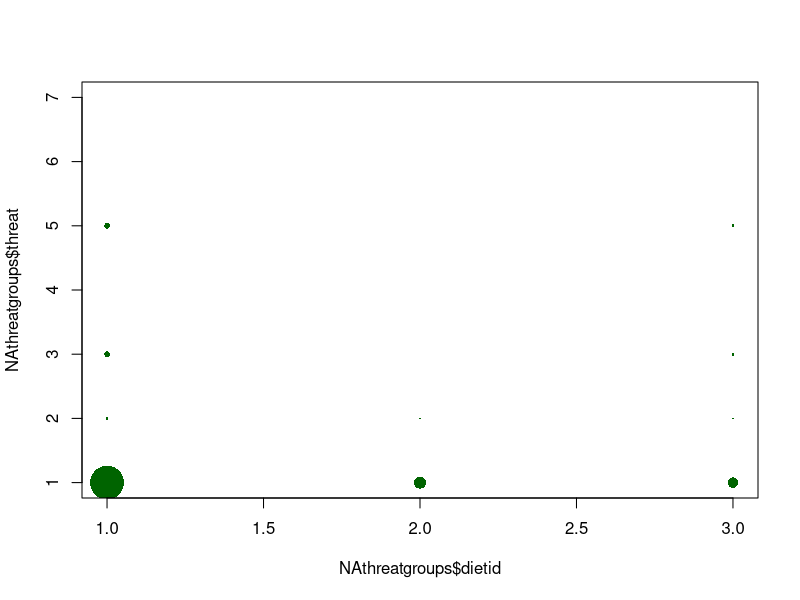
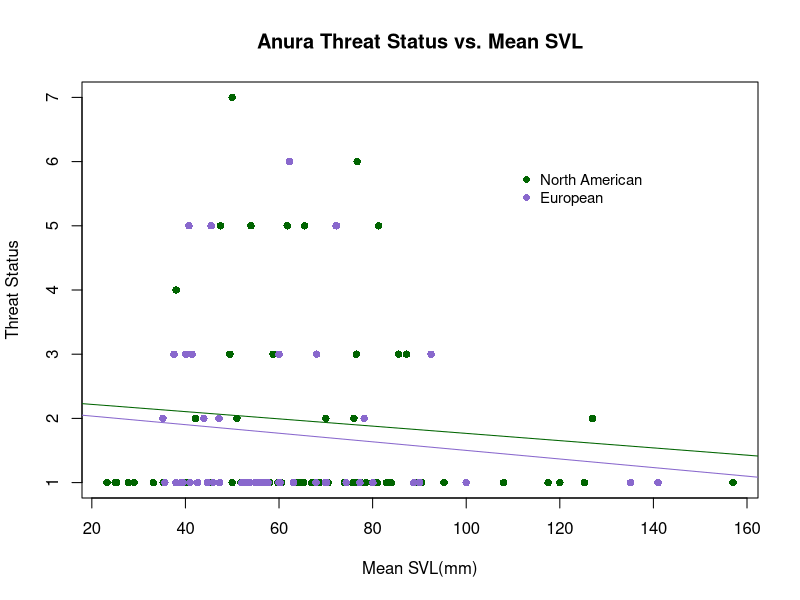
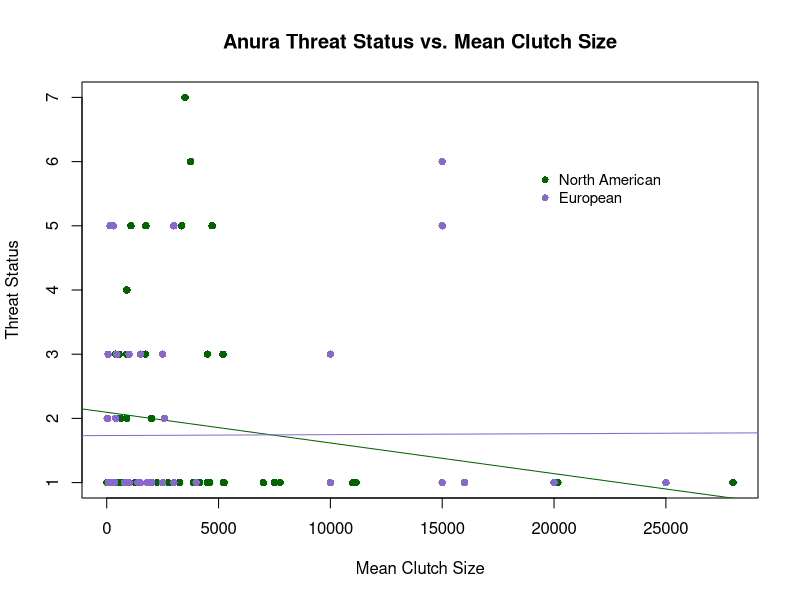
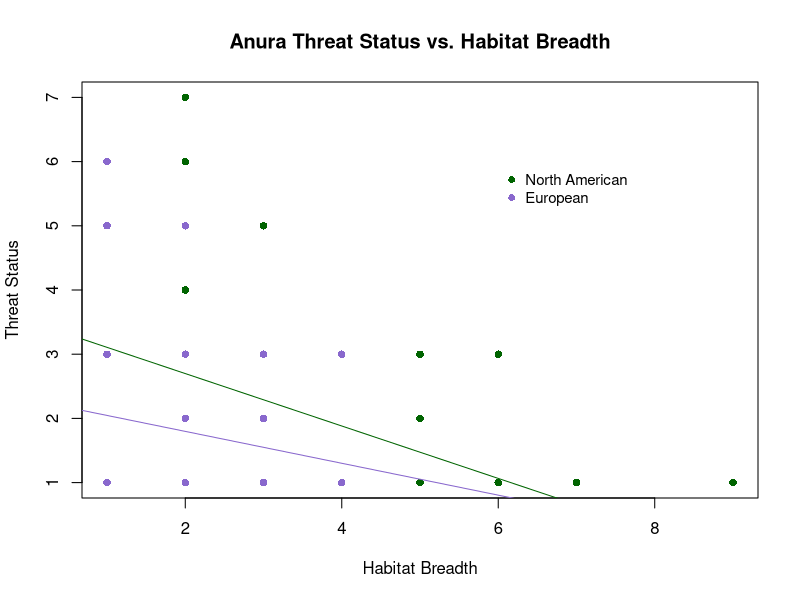
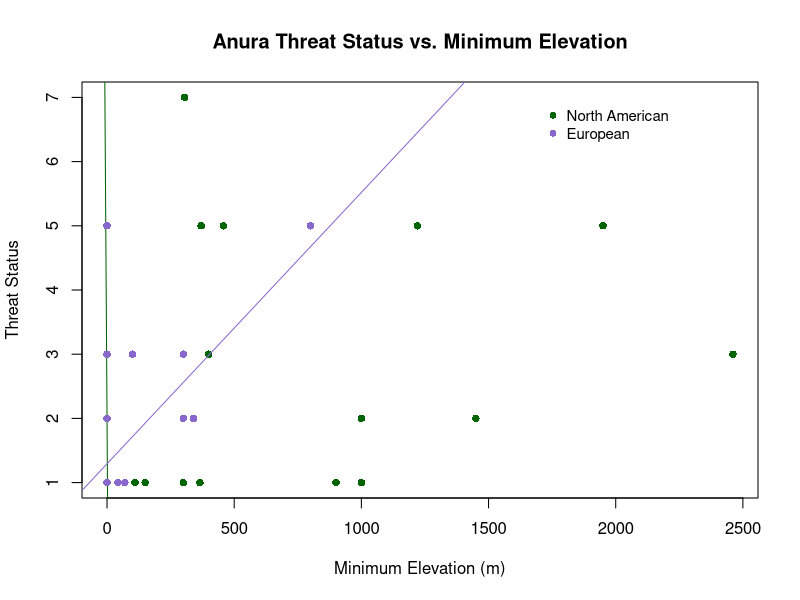
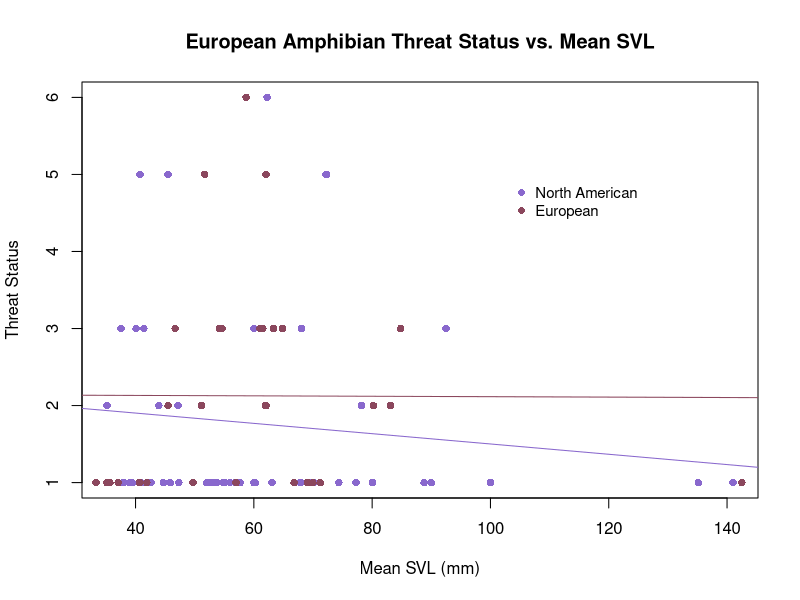
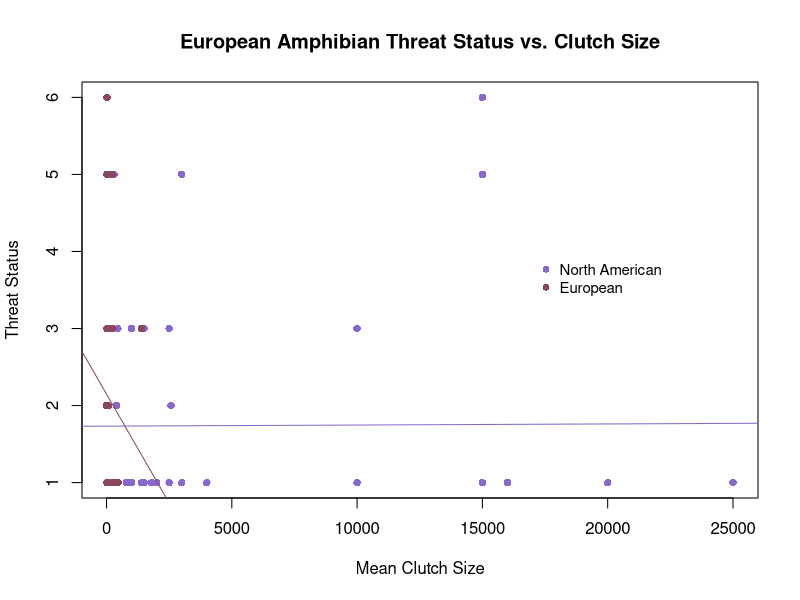
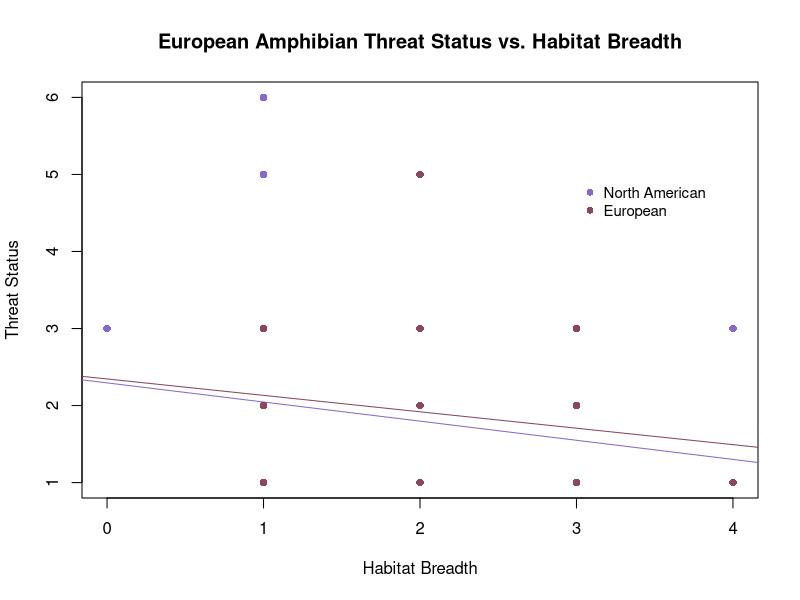

Here is the R script that generated these plots, in order: (Note: this script raises an error after producing the figures.)
# ENEC 395 Undergraduate Research 
# Alicia Wood
# 3/20/17
# Correlates of Extinction Risk in European and North American Amphibians


### Setting my working directory to the folder where all of my data and code are stored

setwd('~/Desktop/Extinction-Risk')

library(dplyr)
library(tidyr)

### Reading in raw data files


NAfrogs = read.table("NorthAmericanFrogs.txt", header=T, sep = '\t', quote = "\"")
NApaired = read.table("NorthAmericanFrogsPaired.txt", header=T, sep='\t', quote = "\"")
EuroAmphib = read.table("EuropeanAmphibians.txt", header=T, sep = '\t', quote = "\"", 
                        na.strings = "DD")
Taxonomy = read.table("Taxonomy.txt", header=T, sep = '\t', quote = "\"")


### Simplifying and preparing data for analysis


#Creating Habitat Breadth columns in both datasets
EuroAmphib$Forest <- apply(EuroAmphib[,c(123:131)], 1, sum)
EuroAmphib$Forest[EuroAmphib$Forest > 0] <- 1
EuroAmphib$Savanna <- apply(EuroAmphib[,c(132:133)], 1, sum)
EuroAmphib$Savanna[EuroAmphib$Savanna > 0] <- 1
EuroAmphib$Shrubland <- apply(EuroAmphib[,c(134:141)], 1, sum)
EuroAmphib$Shrubland[EuroAmphib$Shrubland > 0] <- 1
EuroAmphib$Grassland <- apply(EuroAmphib[,c(142:148)], 1, sum)
EuroAmphib$Grassland[EuroAmphib$Grassland > 0] <- 1
EuroAmphib$Wetlands <- apply(EuroAmphib[,c(149:164)], 1, sum)
EuroAmphib$Wetlands[EuroAmphib$Wetlands > 0] <- 1
EuroAmphib$RockyAreas[EuroAmphib$Habitat_RockyAreas_inland_cliffs_moutain_peaks == 1] <- 1
EuroAmphib$RockyAreas[EuroAmphib$Habitat_RockyAreas_inland_cliffs_moutain_peaks == 0] <- 0
EuroAmphib$Caves <- apply(EuroAmphib[,c(166:167)], 1, sum)
EuroAmphib$Caves[EuroAmphib$Caves > 0] <- 1
EuroAmphib$Deserts <- apply(EuroAmphib[,c(168:170)], 1, sum)
EuroAmphib$Deserts[EuroAmphib$Deserts > 0] <- 1
EuroAmphib$ArtificialTerrestrial <- apply(EuroAmphib[,c(171:176)], 1, sum)
EuroAmphib$ArtificialTerrestrial[EuroAmphib$ArtificialTerrestrial > 0] <- 1
EuroAmphib$Other[EuroAmphib$Habitat_Other_dunes == 1] <- 1
EuroAmphib$Other[EuroAmphib$Habitat_Other_dunes == 0] <- 0

EuroAmphib$HabitatBreadth <- apply(EuroAmphib[,c(255:264)], 1, sum)
NAfrogs$HabitatBreadth <- apply(NAfrogs[,c(22:33)], 1, sum)

#Condensing mean max and min Clutch Size into 1 mean Clutch Size column for NA dataset
NAfrogs$ClutchSize <- ifelse(is.na(NAfrogs$MeanClutchSize), ifelse(is.na(NAfrogs$MaxClutchSize), 
                      ifelse(is.na(NAfrogs$MinClutchSize), NA, NAfrogs$MinClutchSize),
                      ifelse(is.na(NAfrogs$MinClutchSize), NAfrogs$MaxClutchSize, 
                      rowMeans(NAfrogs[,c("MinClutchSize", "MaxClutchSize")]))), 
                      NAfrogs$MeanClutchSize)
#Europe dataset already in 1 column named number_of_eggs_or_offspring

#Simplifying NAfrogs SVL data into 1 Mean SVL column
NAfrogs$SVLunspecified <- ifelse(is.na(NAfrogs$MeanSVL_Unspecified_mm), 
                                 ifelse(is.na(NAfrogs$MaxSVL_Unspecified_mm),
                                        ifelse(is.na(NAfrogs$MinSVL_Unspecified_mm), NA, 
                                               NAfrogs$MinSVL_Unspecified_mm), 
                                        ifelse(is.na(NAfrogs$MinSVL_Unspecified_mm), 
                                               NAfrogs$MaxSVL_Unspecified_mm, 
                                               rowMeans(NAfrogs[,c("MinSVL_Unspecified_mm", 
                                                                   "MaxSVL_Unspecified_mm")]))), 
                                 NAfrogs$MeanSVL_Unspecified_mm)
NAfrogs$SVLfemale <- ifelse(is.na(NAfrogs$MeanSVL_Female_mm), 
                            ifelse(is.na(NAfrogs$MaxSVL_Female_mm), 
                                   ifelse(is.na(NAfrogs$MinSVL_Female_mm), NA, 
                                          NAfrogs$MinSVL_Female_mm), 
                                   ifelse(is.na(NAfrogs$MinSVL_Female_mm), 
                                          NAfrogs$MaxSVL_Female_mm, 
                                          rowMeans(NAfrogs[,c("MinSVL_Female_mm", 
                                                              "MaxSVL_Female_mm")]))), 
                            NAfrogs$MeanSVL_Female_mm)
NAfrogs$SVLmale <- ifelse(is.na(NAfrogs$MeanSVL_Male_mm), 
                          ifelse(is.na(NAfrogs$MaxSVL_Male_mm), 
                                 ifelse(is.na(NAfrogs$MinSVL_Male_mm), NA, 
                                        NAfrogs$MinSVL_Male_mm), 
                                 ifelse(is.na(NAfrogs$MinSVL_Male_mm), NAfrogs$MaxSVL_Male_mm, 
                                        rowMeans(NAfrogs[,c("MinSVL_Male_mm", 
                                                            "MaxSVL_Male_mm")]))), 
                          NAfrogs$MeanSVL_Male_mm)
NAfrogs$SVLMFmean <- rowMeans(NAfrogs[,c("SVLfemale", "SVLmale")])
NAfrogs$SVL <- ifelse(!is.na(NAfrogs$SVLunspecified) & !is.na(NAfrogs$SVLfemale) & 
                        !is.na(NAfrogs$SVLmale), rowMeans(NAfrogs[,c("SVLunspecified", 
                                                                     "SVLMFmean")]), 
                      ifelse(is.na(NAfrogs$SVLunspecified), 
                             ifelse(is.na(NAfrogs$SVLfemale), 
                                    ifelse(is.na(NAfrogs$SVLmale), NA, NAfrogs$SVLmale), 
                                    ifelse(is.na(NAfrogs$SVLmale), NAfrogs$SVLfemale, 
                                           NAfrogs$SVLMFmean)), NAfrogs$SVLunspecified))
#Mean SVL alredy in 1 column in Euro dastaset named SVL_unspecified_mm


### Organizing Threat Data


# Creating threat binary column in the European Dataset
EuroAmphib$ThreatBinary <- NA
EuroAmphib$ThreatBinary[EuroAmphib$IUCN_Status_Vulnerable == 1 | 
                          EuroAmphib$IUCN_Status_Endangered == 1 | 
                          EuroAmphib$IUCN_Status_NearThreatened == 1 | 
                          EuroAmphib$IUCN_Status_CriticallyEndangered == 1] <- 1
EuroAmphib$ThreatBinary[EuroAmphib$IUCN_Status_LeastConcern == 1] <- 0
# Creating Continuous Threat Status Values in European Dataset
EuroAmphib$threat[EuroAmphib$IUCN_Status_LeastConcern == 1] <- 1
EuroAmphib$threat[EuroAmphib$IUCN_Status_Vulnerable == 1] <- 2
EuroAmphib$threat[EuroAmphib$IUCN_Status_NearThreatened == 1] <- 3
EuroAmphib$threat[EuroAmphib$IUCN_Status_Endangered == 1] <- 5
EuroAmphib$threat[EuroAmphib$IUCN_Status_CriticallyEndangered == 1] <- 6
# Creating Threat status ordinal values
threat = data.frame(IUCN_Threat_Status = c('LC', 'VU', 'NT', 'TH', 'EN', 'CR', 'EW'),
                    threat = 1:7)


### Joining in taxonomy and threat datasets


NAfrogs <- merge(NAfrogs, Taxonomy, by = "SpeciesName") %>% left_join(threat)
EuroAmphib <- merge(EuroAmphib, Taxonomy, by = "SpeciesName")


### Dividing European dataset into Anura and Urodela order datasets


Efrogs <- EuroAmphib[EuroAmphib$Order == 'Anura',]
Esalamanders <- EuroAmphib[EuroAmphib$Order == 'Urodela',]


### Diet
diet = data.frame(diet = c('Ins', 'Mol', 'Can'), dietid = 1:3)

NAthreatgroups <- group_by(NAfrogs, threat) %>%
  summarise(Ins = sum(Insectivorous, na.rm = TRUE), 
            Mol = sum(Moluscivorous, na.rm = TRUE), 
            Can = sum(Cannibalism, na.rm = TRUE)) %>%
  gather(key = diet, value = n, Ins:Can) %>%
  left_join(diet) %>% data.frame()
plot(NAthreatgroups$dietid, NAthreatgroups$threat, pch = 16, 
     cex = NAthreatgroups$n/8, col = "darkgreen")





##### Plots and Linear Models


## North American and European Anura Comparison

# SVL
plot(NAfrogs$SVL, NAfrogs$threat, xlab = "Mean SVL(mm)", ylab = "Threat Status", 
     main = "Anura Threat Status vs. Mean SVL", col = "darkgreen", pch = 16)
lm_svl_na = lm(NAfrogs$threat ~ NAfrogs$SVL)
abline(lm_svl_na, col = "darkgreen")
summary(lm_svl_na)
points(Efrogs$SVL_Unspecified_mm, Efrogs$threat, xlab = "Mean SVL (mm)", ylab = "Threat Status", 
       col = "mediumpurple3", pch = 16)
lm_svl_e = lm(Efrogs$threat ~ Efrogs$SVL_Unspecified_mm)
abline(lm_svl_e, col = "mediumpurple3")
summary(lm_svl_e)
legend(110,6, c("North American", "European"), pch = 16, 
       col = c("darkgreen", "mediumpurple3"), cex = 0.9, bty = "n")
# Clutch Size
plot(NAfrogs$ClutchSize, NAfrogs$threat, xlab = "Mean Clutch Size", ylab = "Threat Status", 
     main = "Anura Threat Status vs. Mean Clutch Size", col = "darkgreen", pch = 16)
lm_cs_na = lm(NAfrogs$threat ~ NAfrogs$ClutchSize)
abline(lm_cs_na, col = "darkgreen")
summary(lm_cs_na)
points(Efrogs$Number_of_eggs_or_offspring, Efrogs$threat, xlab = "Mean Clutch Size", 
       ylab = "Threat Status", col = "mediumpurple3", pch = 16)
lm_cs_e = lm(Efrogs$threat ~ Efrogs$Number_of_eggs_or_offspring)
abline(lm_cs_e, col = "mediumpurple3")
summary(lm_cs_e)
legend(19000,6, c("North American", "European"), pch = 16, 
       col = c("darkgreen", "mediumpurple3"), cex = 0.9, bty = "n")
# Habitat Breadth
plot(NAfrogs$HabitatBreadth, NAfrogs$threat, xlab = "Habitat Breadth", ylab = "Threat Status", 
     main = "Anura Threat Status vs. Habitat Breadth", col = "darkgreen", pch = 16)
lm_hb_na = lm(NAfrogs$threat ~ NAfrogs$HabitatBreadth)
abline(lm_hb_na, col = "darkgreen")
summary(lm_hb_na)
points(Efrogs$HabitatBreadth, Efrogs$threat, xlab = "Habitat Breadth", ylab = "Threat Status", 
       col = "mediumpurple3", pch = 16)
lm_hb_e = lm(Efrogs$threat ~ Efrogs$HabitatBreadth)
abline(lm_hb_e, col = "mediumpurple3")
summary(lm_hb_e)
legend(6,6, c("North American", "European"), pch = 16, 
       col = c("darkgreen", "mediumpurple3"), cex = 0.9, bty = "n")
# Minimum Elevation
plot(NAfrogs$MinElevation_m, NAfrogs$threat, xlab = "Minimum Elevation (m)", 
     ylab = "Threat Status", main = "Anura Threat Status vs. Minimum Elevation", 
     col = "darkgreen", pch = 16)
lm_me_na = lm(NAfrogs$threat ~ NAfrogs$MinElevation_m)
abline(lm_me_na, col = "darkgreen")
summary(lm_me_na)
points(Efrogs$Altitude_min, Efrogs$threat, xlab = "Minimum Altitude (m)", ylab = "Threat Status", 
       col = "mediumpurple3", pch = 16)
lm_me_e = lm(Efrogs$threat ~ Efrogs$Altitude_min)
abline(lm_me_e, col = "mediumpurple3")
summary(lm_me_e)
legend(1700,7, c("North American", "European"), pch = 16, 
       col = c("darkgreen", "mediumpurple3"), cex = 0.9, bty = "n")
# Multi-Variable Linear Model North American Frogs
Multi_lm_na = lm(NAfrogs$threat ~ NAfrogs$SVL + NAfrogs$ClutchSize + NAfrogs$HabitatBreadth + 
                   NAfrogs$MinElevation_m)
summary(Multi_lm_na)
# Multi-Variable Linear Model European Frogs
Multi_lm_e = lm(Efrogs$threat ~ Efrogs$SVL_Unspecified_mm + Efrogs$Number_of_eggs_or_offspring + 
                  Efrogs$HabitatBreadth + Efrogs$Altitude_min)
summary(Multi_lm_e)

## European Anura and Urodela Comparison

# SVL
plot(Efrogs$SVL_Unspecified_mm, Efrogs$threat, xlab = "Mean SVL (mm)", ylab = "Threat Status", 
     col = "mediumpurple3", main = "European Amphibian Threat Status vs. Mean SVL", pch = 16)
lm_svl_f = lm(Efrogs$threat ~ Efrogs$SVL_Unspecified_mm)
abline(lm_svl_f, col = "mediumpurple3")
summary(lm_svl_f)
points(Esalamanders$SVL_Unspecified_mm, Esalamanders$threat, xlab = "Mean SVL (mm)", 
       ylab = "Threat Status", col = "palevioletred4", pch = 16)
lm_svl_s = lm(Esalamanders$threat ~ Esalamanders$SVL_Unspecified_mm)
abline(lm_svl_s, col = "palevioletred4")
summary(lm_svl_s)
legend(103,5, c("North American", "European"), pch = 16, 
       col = c("mediumpurple3", "palevioletred4"), cex = 0.9, bty = "n")
# Clutch Size
plot(Efrogs$Number_of_eggs_or_offspring, Efrogs$threat, xlab = "Mean Clutch Size", 
     ylab = "Threat Status", col = "mediumpurple3", 
     main = "European Amphibian Threat Status vs. Clutch Size", pch = 16)
lm_cs_f = lm(Efrogs$threat ~ Efrogs$Number_of_eggs_or_offspring)
abline(lm_cs_f, col = "mediumpurple3")
summary(lm_cs_f)
points(Esalamanders$Number_of_eggs_or_offspring, Esalamanders$threat, xlab = "Mean Clutch Size", 
       ylab = "Threat Status", col = "palevioletred4", pch = 16)
lm_cs_s = lm(Esalamanders$threat ~ Esalamanders$Number_of_eggs_or_offspring)
abline(lm_cs_s, col = "palevioletred4")
summary(lm_cs_s)
legend(17000,4, c("North American", "European"), pch = 16, 
       col = c("mediumpurple3", "palevioletred4"), cex = 0.9, bty = "n")
# Habitat Breadth
plot(Efrogs$HabitatBreadth, Efrogs$threat, xlab = "Habitat Breadth", 
     ylab = "Threat Status", col = "mediumpurple3", 
     main = "European Amphibian Threat Status vs. Habitat Breadth", pch = 16)
lm_hb_f = lm(Efrogs$threat ~ Efrogs$HabitatBreadth)
abline(lm_hb_f, col = "mediumpurple3")
summary(lm_hb_f)
points(Esalamanders$HabitatBreadth, Esalamanders$threat, xlab = "Habitat Breadth", 
       ylab = "Threat Status", col = "palevioletred4", pch = 16)
lm_hb_s = lm(Esalamanders$threat ~ Esalamanders$HabitatBreadth)
abline(lm_hb_s, col = "palevioletred4")
summary(lm_hb_s)
legend(3,5, c("North American", "European"), pch = 16, 
       col = c("mediumpurple3", "palevioletred4"), cex = 0.9, bty = "n")
# Minimum Elevation
plot(Efrogs$Altitude_min, Efrogs$threat, xlab = "Minimum Altitude (m)", 
     ylab = "Threat Status", col = "mediumpurple3", 
     main = "European Amphibian Threat Status vs. Minimum Elevation", pch = 16)
lm_me_f = lm(Efrogs$threat ~ Efrogs$Altitude_min)
abline(lm_me_f, col = "mediumpurple3")
summary(lm_me_f)
points(Esalamanders$Altitude_min, Esalamanders$threat, xlab = "Minimum Altitude (m)", 
       ylab = "Threat Status", col = "palevioletred4", pch = 16)
lm_me_s = lm(Esalamanders$threat ~ Esalamanders$Altitude_min)
abline(lm_me_s, col = "palevioletred4")
summary(lm_me_s)
legend(550,3.3, c("North American", "European"), pch = 16, 
       col = c("mediumpurple3", "palevioletred4"), cex = 0.9, bty = "n")
# Multi-Variable Linear Model European Frogs
Multi_lm_e = lm(Efrogs$threat ~ Efrogs$SVL_Unspecified_mm + Efrogs$Number_of_eggs_or_offspring + 
                  Efrogs$HabitatBreadth + Efrogs$Altitude_min)
summary(Multi_lm_e)
# Multi-Variable Linear Model European Frogs
Multi_lm_s = lm(Esalamanders$threat ~ Esalamanders$SVL_Unspecified_mm + 
                  Esalamanders$Number_of_eggs_or_offspring + Esalamanders$HabitatBreadth + 
                  Esalamanders$Altitude_min)
summary(Multi_lm_s)

## North American Anaxyrus and Rana Analyses

Rana = NAfrogs[NAfrogs$Genus == 'Rana',]
Anaxyrus = NAfrogs[NAfrogs$Genus == 'Anaxyrus',]
# SVL
plot(Rana$SVL, Rana$threat, xlab = "Mean SVL(mm)", ylab = "Threat Status", 
     main = "North American Anura Threat Status vs. Mean SVL", col = "skyblue3", pch = 16)
lm_svl_r = lm(Rana$threat ~ Rana$SVL)
abline(lm_svl_r, col = "skyblue3")
summary(lm_svl_r)
points(Anaxyrus$SVL, Anaxyrus$threat, xlab = "Mean SVL(mm)", ylab = "Threat Status", 
       col = "purple", pch = 16)
lm_svl_a = lm(Anaxyrus$threat ~ Anaxyrus$SVL)
abline(lm_svl_a, col = "purple")
summary(lm_svl_a)
legend(125,5.5, c("Rana", "Anaxyrus"), pch = 16, 
       col = c("skyblue3", "purple"), cex = 0.9, bty = "n")
# Clutch Size
plot(Rana$ClutchSize, Rana$threat, xlab = "Mean Clutch Size", ylab = "Threat Status", 
     main = "North American Anura Threat Status vs. Mean Clutch Size", 
     col = "skyblue3", pch = 16)
lm_cs_r = lm(Rana$threat ~ Rana$ClutchSize)
abline(lm_cs_r, col = "skyblue3")
summary(lm_cs_r)
points(Anaxyrus$ClutchSize, Anaxyrus$threat, xlab = "Mean Clutch Size", ylab = "Threat Status", 
       col = "purple", pch = 16)
lm_cs_a = lm(Anaxyrus$threat ~ Anaxyrus$ClutchSize)
abline(lm_cs_a, col = "purple")
summary(lm_cs_a)
legend(8000,5.5, c("Rana", "Anaxyrus"), pch = 16, 
       col = c("skyblue3", "purple"), cex = 0.9, bty = "n")
# Habitat Breadth
plot(Rana$HabitatBreadth, Rana$threat, xlab = "Habitat Breadth", ylab = "Threat Status", 
     main = "North American Anura Threat Status vs. Habitat Breadth", 
     col = "skyblue3", pch = 16)
lm_hb_r = lm(Rana$threat ~ Rana$HabitatBreadth)
abline(lm_hb_r, col = "skyblue3")
summary(lm_hb_r)
points(Anaxyrus$HabitatBreadth, Anaxyrus$threat, xlab = "Habitat Breadth", 
       ylab = "Threat Status", col = "purple", pch = 16)
lm_hb_a = lm(Anaxyrus$threat ~ Anaxyrus$HabitatBreadth)
abline(lm_hb_a, col = "purple")
summary(lm_hb_a)
legend(5.5,5.5, c("Rana", "Anaxyrus"), pch = 16, 
       col = c("skyblue3", "purple"), cex = 0.9, bty = "n")
# Minimum Elevation
plot(Rana$MinElevation_m, Rana$threat, xlab = "Minimum Elevation (m)", ylab = "Threat Status", 
     main = "North American Anura Threat Status vs. Minimum Elevation", 
     col = "skyblue3", pch = 16)
lm_me_r = lm(Rana$threat ~ Rana$MinElevation_m)
abline(lm_me_r, col = "skyblue3")
summary(lm_me_r)
points(Anaxyrus$MinElevation_m, Anaxyrus$threat, xlab = "Minimum Elevation (m)", 
       ylab = "Threat Status", col = "purple", pch = 16)
lm_me_a = lm(Anaxyrus$threat ~ Anaxyrus$MinElevation_m)
abline(lm_me_a, col = "purple")
summary(lm_me_a)
legend(700,5.8, c("Rana", "Anaxyrus"), pch = 16, 
       col = c("skyblue3", "purple"), cex = 0.9, bty = "n")
# Multi-Variable Linear Model North American Rana
Multi_lm_r = lm(Rana$threat ~ Rana$SVL + Rana$ClutchSize + Rana$HabitatBreadth + 
                  Rana$MinElevation_m)
summary(Multi_lm_r)
# Multi-Variable Linear Model North American Anaxyrus
Multi_lm_a = lm(Anaxyrus$threat ~ Anaxyrus$SVL + Anaxyrus$ClutchSize + 
                  Anaxyrus$HabitatBreadth + Anaxyrus$MinElevation_m)
summary(Multi_lm_a)



#### Paired Analysis



#preparing the paired dataset
NApaired$HabitatBreadth1 <- apply(NApaired[,c(24:35)], 1, sum)
NApaired$HabitatBreadth2 <- apply(NApaired[,c(63:74)], 1, sum)

NApaired$ClutchSize1 <- ifelse(is.na(NApaired$MeanClutchSize1), 
                               ifelse(is.na(NApaired$MaxClutchSize1), 
                                      ifelse(is.na(NApaired$MinClutchSize1), NA, 
                                             NApaired$MinClutchSize1), 
                                      ifelse(is.na(NApaired$MinClutchSize1), 
                                             NApaired$MaxClutchSize1, 
                                             rowMeans(NApaired[,c("MinClutchSize1", 
                                                                  "MaxClutchSize1")]))), 
                               NApaired$MeanClutchSize1)
NApaired$ClutchSize2 <- ifelse(is.na(NApaired$MeanClutchSize2), 
                               ifelse(is.na(NApaired$MaxClutchSize2), 
                                      ifelse(is.na(NApaired$MinClutchSize2), NA, 
                                             NApaired$MinClutchSize2), 
                                      ifelse(is.na(NApaired$MinClutchSize2), 
                                             NApaired$MaxClutchSize2, 
                                             rowMeans(NApaired[,c("MinClutchSize2", 
                                                                  "MaxClutchSize2")]))), 
                               NApaired$MeanClutchSize2)

NApaired$SVLunspecified1 <- ifelse(is.na(NApaired$MeanSVL_Unspecified_mm1), 
                                   ifelse(is.na(NApaired$MaxSVL_Unspecified_mm1), 
                                          ifelse(is.na(NApaired$MinSVL_Unspecified_mm1), NA, 
                                                 NApaired$MinSVL_Unspecified_mm1), 
                                          ifelse(is.na(NApaired$MinSVL_Unspecified_mm1), 
                                                 NApaired$MaxSVL_Unspecified_mm1, 
                                                 rowMeans(NApaired[,c("MinSVL_Unspecified_mm1", 
                                                                      "MaxSVL_Unspecified_mm1")]))), 
                                   NApaired$MeanSVL_Unspecified_mm1)
NApaired$SVLfemale1 <- ifelse(is.na(NApaired$MeanSVL_Female_mm1), 
                              ifelse(is.na(NApaired$MaxSVL_Female_mm1), 
                                     ifelse(is.na(NApaired$MinSVL_Female_mm1), NA, 
                                            NApaired$MinSVL_Female_mm1), 
                                     ifelse(is.na(NApaired$MinSVL_Female_mm1), 
                                            NApaired$MaxSVL_Female_mm1, 
                                            rowMeans(NApaired[,c("MinSVL_Female_mm1", 
                                                                 "MaxSVL_Female_mm1")]))), 
                              NApaired$MeanSVL_Female_mm1)
NApaired$SVLmale1 <- ifelse(is.na(NApaired$MeanSVL_Male_mm1), 
                            ifelse(is.na(NApaired$MaxSVL_Male_mm1), 
                                   ifelse(is.na(NApaired$MinSVL_Male_mm1), NA, 
                                          NApaired$MinSVL_Male_mm1), 
                                   ifelse(is.na(NApaired$MinSVL_Male_mm1), 
                                          NApaired$MaxSVL_Male_mm1, 
                                          rowMeans(NApaired[,c("MinSVL_Male_mm1", 
                                                               "MaxSVL_Male_mm1")]))), 
                            NApaired$MeanSVL_Male_mm1)
NApaired$SVLMFmean1 <- rowMeans(NApaired[,c("SVLfemale1", "SVLmale1")])
NApaired$SVL1 <- ifelse(!is.na(NApaired$SVLunspecified1) & !is.na(NApaired$SVLfemale1) & 
                          !is.na(NApaired$SVLmale1),
                        rowMeans(NApaired[,c("SVLunspecified1", "SVLMFmean1")]), 
                        ifelse(is.na(NApaired$SVLunspecified1), 
                               ifelse(is.na(NApaired$SVLfemale1), 
                                      ifelse(is.na(NApaired$SVLmale1), NA, 
                                             NApaired$SVLmale1), 
                                      ifelse(is.na(NApaired$SVLmale1), 
                                             NApaired$SVLfemale1, NApaired$SVLMFmean1)), 
                               NApaired$SVLunspecified1))
NApaired$SVLunspecified2 <- ifelse(is.na(NApaired$MeanSVL_Unspecified_mm2), 
                                   ifelse(is.na(NApaired$MaxSVL_Unspecified_mm2), 
                                          ifelse(is.na(NApaired$MinSVL_Unspecified_mm2), NA, 
                                                 NApaired$MinSVL_Unspecified_mm2), 
                                          ifelse(is.na(NApaired$MinSVL_Unspecified_mm2), 
                                                 NApaired$MaxSVL_Unspecified_mm2, 
                                                 rowMeans(NApaired[,c("MinSVL_Unspecified_mm2", 
                                                                      "MaxSVL_Unspecified_mm2")]))), 
                                   NApaired$MeanSVL_Unspecified_mm2)
NApaired$SVLfemale2 <- ifelse(is.na(NApaired$MeanSVL_Female_mm2), 
                              ifelse(is.na(NApaired$MaxSVL_Female_mm2), 
                                     ifelse(is.na(NApaired$MinSVL_Female_mm2), NA, 
                                            NApaired$MinSVL_Female_mm2), 
                                     ifelse(is.na(NApaired$MinSVL_Female_mm2), 
                                            NApaired$MaxSVL_Female_mm2, 
                                            rowMeans(NApaired[,c("MinSVL_Female_mm2", 
                                                                 "MaxSVL_Female_mm2")]))), 
                              NApaired$MeanSVL_Female_mm2)
NApaired$SVLmale2 <- ifelse(is.na(NApaired$MeanSVL_Male_mm2), 
                            ifelse(is.na(NApaired$MaxSVL_Male_mm2), 
                                   ifelse(is.na(NApaired$MinSVL_Male_mm2), NA, 
                                          NApaired$MinSVL_Male_mm2), 
                                   ifelse(is.na(NApaired$MinSVL_Male_mm2), 
                                          NApaired$MaxSVL_Male_mm2, 
                                          rowMeans(NApaired[,c("MinSVL_Male_mm2", 
                                                               "MaxSVL_Male_mm2")]))), 
                            NApaired$MeanSVL_Male_mm2)
NApaired$SVLMFmean2 <- rowMeans(NApaired[,c("SVLfemale2", "SVLmale2")])
NApaired$SVL2 <- ifelse(!is.na(NApaired$SVLunspecified2) & !is.na(NApaired$SVLfemale2) & 
                          !is.na(NApaired$SVLmale2), 
                        rowMeans(NApaired[,c("SVLunspecified2", "SVLMFmean2")]), 
                        ifelse(is.na(NApaired$SVLunspecified2), 
                               ifelse(is.na(NApaired$SVLfemale2), 
                                      ifelse(is.na(NApaired$SVLmale2), NA, 
                                             NApaired$SVLmale2), 
                                      ifelse(is.na(NApaired$SVLmale2), NApaired$SVLfemale2, 
                                             NApaired$SVLMFmean2)), NApaired$SVLunspecified2))

# Wilcoxon Tests
wilcox.test(NApaired$SVL1, NApaired$SVL2, paired = TRUE)
wilcox.test(NApaired$ClutchSize1, NApaired$ClutchSize2, paired = TRUE)
wilcox.test(NApaired$HabitatBreadth1, NApaired$HabitatBreadth2, paired = TRUE)
wilcox.test(NApaired$MinElevation_m1, NApaired$MinElevation_m2, paired = TRUE)

  
